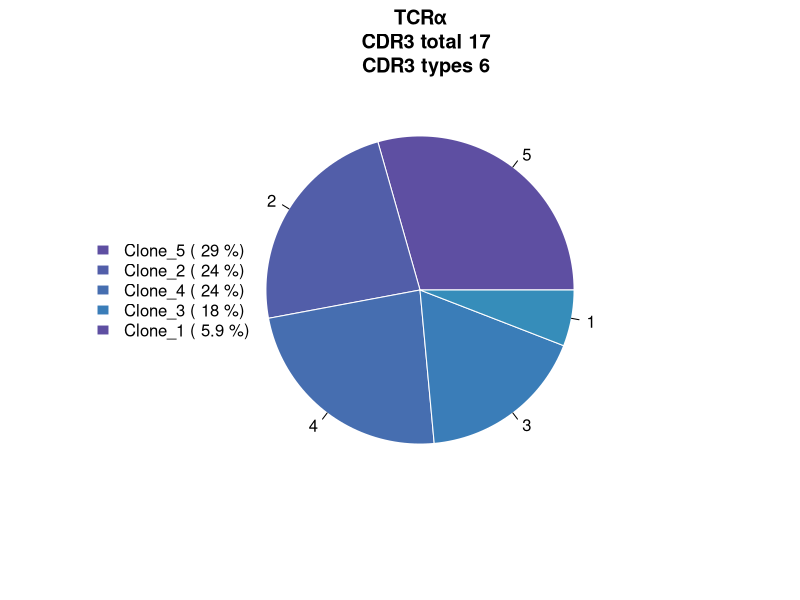
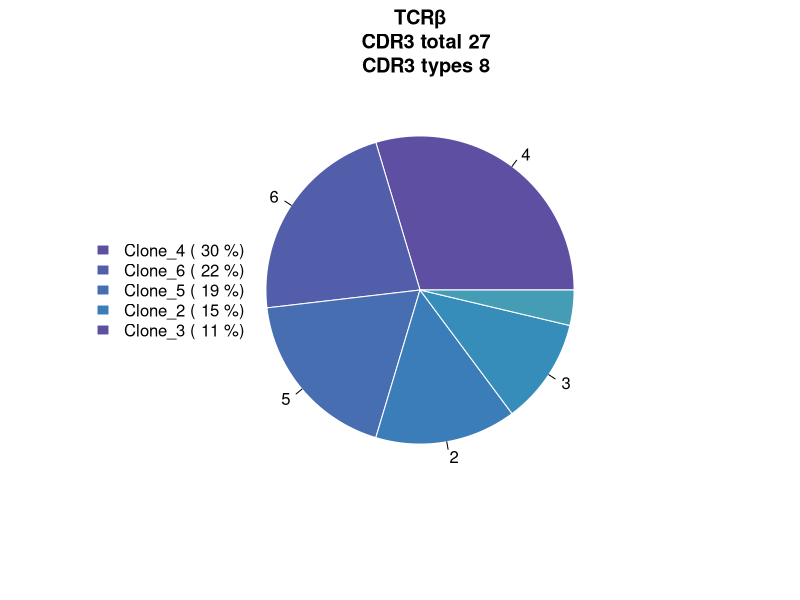

Write R code to recreate these figures, in order.
library(RColorBrewer)

# 示例数据
TCR_condition2 <- data.frame(
  V.segments = c("TRAV1-1", "TRAV1-2", "TRAV2", "TRAV3", "TRAV4", "TRAV5",
                 "TRBV1", "TRBV2", "TRBV3", "TRBV4-1", "TRBV4-2", "TRBV5", "TRBV6", "TRBV7"),
  Count = c(3, 2, 5, 1, 4, 2,
            6, 4, 3, 2, 5, 1, 4, 2)
)

pngname = "output"  # 设定输出文件名

TRA=TCR_condition2[which(substring(TCR_condition2$V.segments,1,3)=="TRA"),]
TRB=TCR_condition2[which(substring(TCR_condition2$V.segments,1,3)=="TRB"),]

Runpie<-function(TCR,name){
    count=as.data.frame(table(TCR$Count))
    count$Var1<-as.numeric(as.character(count$Var1))
    count
    count$sum<-count$Var1*count$Freq
    count<-count[order(count$sum,decreasing = T),]
    count$percent<-signif((count$sum/sum(count$sum))*100,2)
    count$TCRname<-paste0("Clone_",count$Var1)
    count$label=paste(count$TCRname, "(", count$percent, "%)")
    write.csv(count,paste0(pngname,"_pure_",name,".csv"))
    png(paste0(pngname,"_",name,".png"),width=600*4,height=3*600,res=72*3)
    pie(count$sum,labels = count$Var1[1:5],col=colorRampPalette(rev(brewer.pal(10,'Spectral')))(34),border="white",angle = 10,main=paste0(name,"\n","  CDR3 total ",sum(count$sum),"\n","  CDR3 types ", nrow(TCR)))
    legend("left",legend =count$label[1:5] , cex=1.0,fill = colorRampPalette(rev(brewer.pal(10,'Spectral')))(34)[1:4],   border="white",bty = "n")
    dev.off()
}

if (all(substring(TCR_condition2$V.segments,1,3)=="TRB")){
    Runpie(TRB,name="TCRβ")
}else if(all(substring(TCR_condition2$V.segments,1,3)=="TRA")){
    Runpie(TRA,name="TCRα")
}else{
    Runpie(TRA,name="TCRα")
    Runpie(TRB,name="TCRβ")
}
